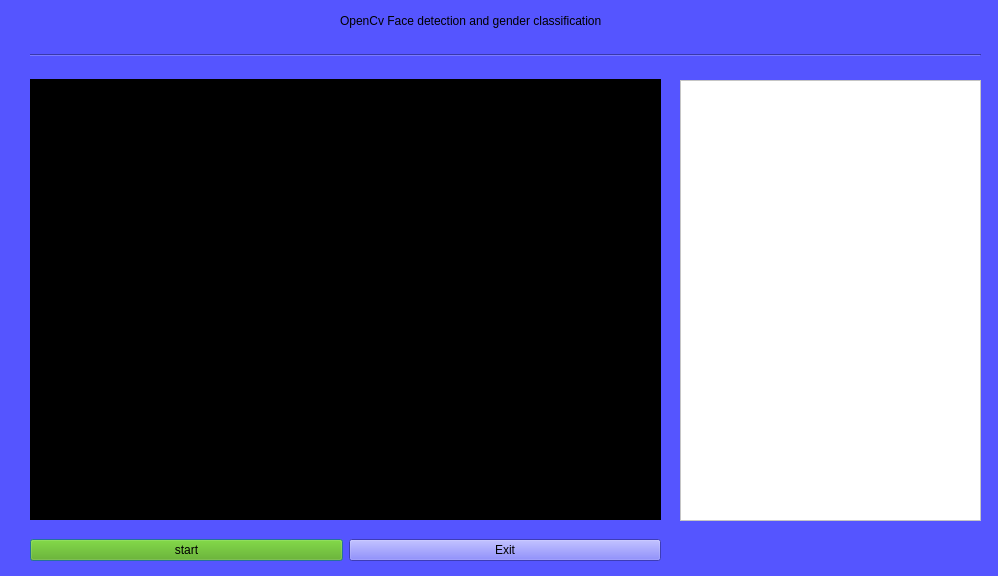
<?xml version="1.0" encoding="UTF-8"?>
<ui version="4.0">
 <class>Dialog</class>
 <widget class="QDialog" name="Dialog">
  <property name="geometry">
   <rect>
    <x>0</x>
    <y>0</y>
    <width>998</width>
    <height>576</height>
   </rect>
  </property>
  <property name="windowTitle">
   <string>Dialog</string>
  </property>
  <property name="styleSheet">
   <string notr="true">
background-color: rgb(85, 85, 255);</string>
  </property>
  <widget class="QLabel" name="imglabel">
   <property name="geometry">
    <rect>
     <x>30</x>
     <y>79</y>
     <width>631</width>
     <height>441</height>
    </rect>
   </property>
   <property name="styleSheet">
    <string notr="true">background-color: rgb(0, 0, 0);</string>
   </property>
   <property name="frameShape">
    <enum>QFrame::Box</enum>
   </property>
   <property name="text">
    <string/>
   </property>
  </widget>
  <widget class="QWidget" name="verticalLayoutWidget">
   <property name="geometry">
    <rect>
     <x>680</x>
     <y>80</y>
     <width>301</width>
     <height>441</height>
    </rect>
   </property>
   <layout class="QVBoxLayout" name="verticalLayout">
    <item>
     <widget class="QListWidget" name="listWidget">
      <property name="styleSheet">
       <string notr="true">background-color: rgb(255, 255, 255);
font: 11pt &quot;MS Shell Dlg 2&quot;;
color: rgb(0, 170, 0);</string>
      </property>
     </widget>
    </item>
   </layout>
  </widget>
  <widget class="QWidget" name="horizontalLayoutWidget">
   <property name="geometry">
    <rect>
     <x>30</x>
     <y>530</y>
     <width>631</width>
     <height>41</height>
    </rect>
   </property>
   <layout class="QHBoxLayout" name="horizontalLayout">
    <item>
     <widget class="QPushButton" name="startButton">
      <property name="styleSheet">
       <string notr="true">background-color: rgb(0, 170, 0);
background-color: rgb(85, 170, 0);</string>
      </property>
      <property name="text">
       <string>start</string>
      </property>
     </widget>
    </item>
    <item>
     <widget class="QPushButton" name="pushButton">
      <property name="text">
       <string>Exit</string>
      </property>
     </widget>
    </item>
   </layout>
  </widget>
  <widget class="Line" name="line">
   <property name="geometry">
    <rect>
     <x>30</x>
     <y>40</y>
     <width>951</width>
     <height>31</height>
    </rect>
   </property>
   <property name="orientation">
    <enum>Qt::Horizontal</enum>
   </property>
  </widget>
  <widget class="QLabel" name="label">
   <property name="geometry">
    <rect>
     <x>340</x>
     <y>10</y>
     <width>341</width>
     <height>21</height>
    </rect>
   </property>
   <property name="styleSheet">
    <string notr="true">font: 75 12pt &quot;MS Shell Dlg 2&quot;;</string>
   </property>
   <property name="text">
    <string>OpenCv Face detection and gender classification</string>
   </property>
  </widget>
 </widget>
 <resources/>
 <connections>
  <connection>
   <sender>pushButton</sender>
   <signal>clicked()</signal>
   <receiver>Dialog</receiver>
   <slot>close()</slot>
   <hints>
    <hint type="sourcelabel">
     <x>507</x>
     <y>552</y>
    </hint>
    <hint type="destinationlabel">
     <x>981</x>
     <y>-11</y>
    </hint>
   </hints>
  </connection>
 </connections>
</ui>
